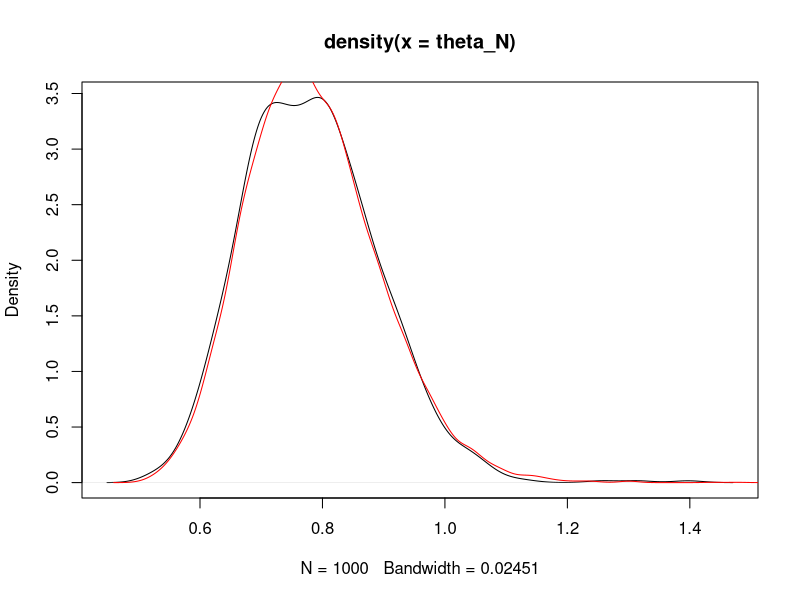
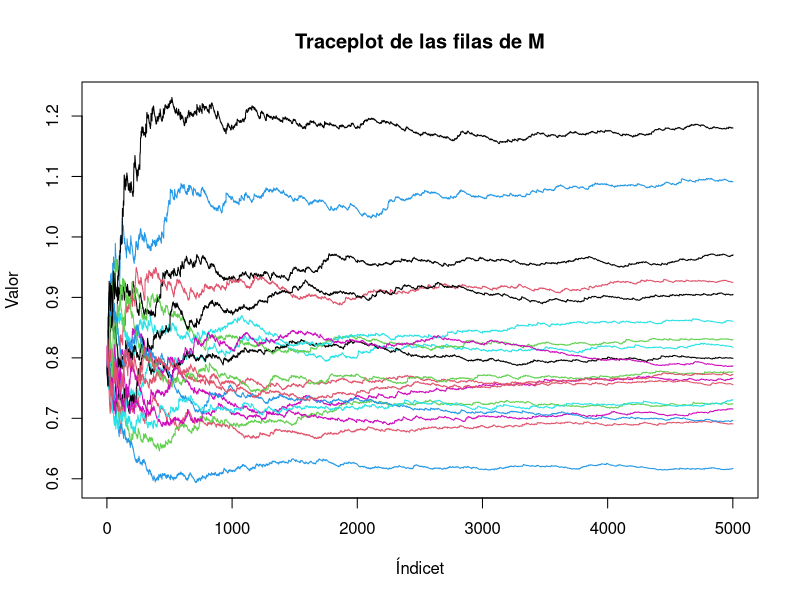
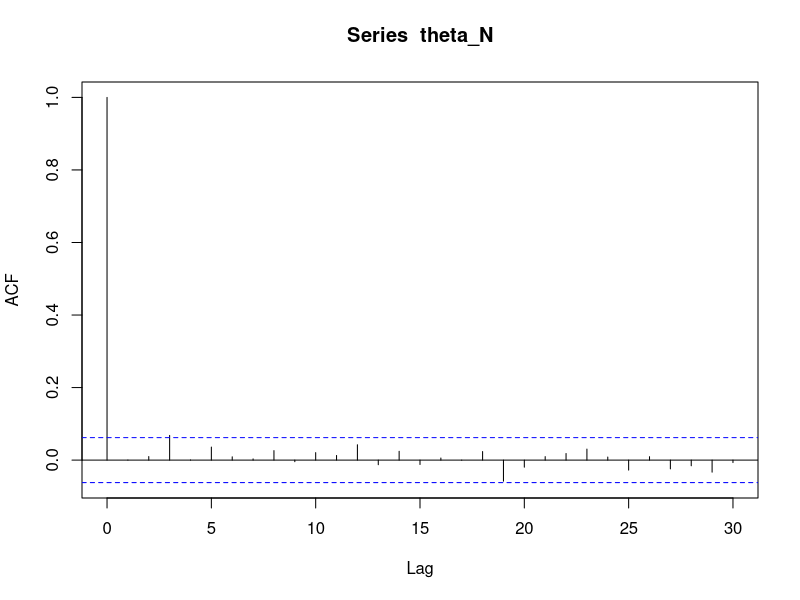

These charts were generated, in order, by the following R code:
# Ejemplo 1 Modelo Normal-Inv_X^2 ----
# Mu conocido, sigma^2 desconocido
# Posteriori de sigma2| y es inv_X^2
# Predictiva es t-student
f_y_yn <- function(alpha_new, beta2_new,mu, N, R){
  
  alpha_aux = rep(alpha_new, R)
  beta2_aux = rep(beta2_new, R)
  theta_matrix = matrix(nrow = R, ncol = N +1)
  for(j in 1:N){
    theta_matrix[,j]  = alpha_aux*beta2_aux/(alpha_aux - 2)
    Y_n_j = rt(R, alpha_aux)*sqrt(beta2_aux) + mu
    beta2_aux = beta2_aux*alpha_aux
    alpha_aux = alpha_aux + 1 
    beta2_aux = (beta2_aux + (Y_n_j-mu)^2)/alpha_aux
  }
  theta_matrix[, N+1]  = alpha_aux*beta2_aux/(alpha_aux - 2)
  return(theta_matrix)
  
}


n = 100
v0 = 10/2
sigma02 = 5
mu = 500

sigma2 = 1/rgamma(1, shape = v0/2, rate = v0*sigma02/2)
Y = rnorm(n, mu, sqrt(sigma2))
v = sum(Y-mu)^2/n
alpha_new = v0 + n
beta2_new = (v0*sigma02 + n*v)/(v0 + n)
theta_n = alpha_new*beta2_new/(alpha_new - 2)



N = n + 5000
R = 1000
theta_N = f_y_yn(alpha_new = alpha_new,
                  beta2_new = beta2_new,
                  mu = mu,
                  N,R)[,N +1]
plot(density(theta_N))
lines(density(1/(rgamma(10000, shape = alpha_new/2,
                       rate =alpha_new* beta2_new/2))),col = "red")

# Traceplot  
matplot(t(f_y_yn(alpha_new = alpha_new,
                 beta2_new = beta2_new,
                 mu = mu,N=5000,R = 20)), 
        type = "l" ,lty = 1, xlab = "Índicet",
        ylab = "Valor", main = "Traceplot de las filas de M")


mean(theta_N)
alpha_new*beta2_new/(alpha_new - 2)

acf(theta_N)
